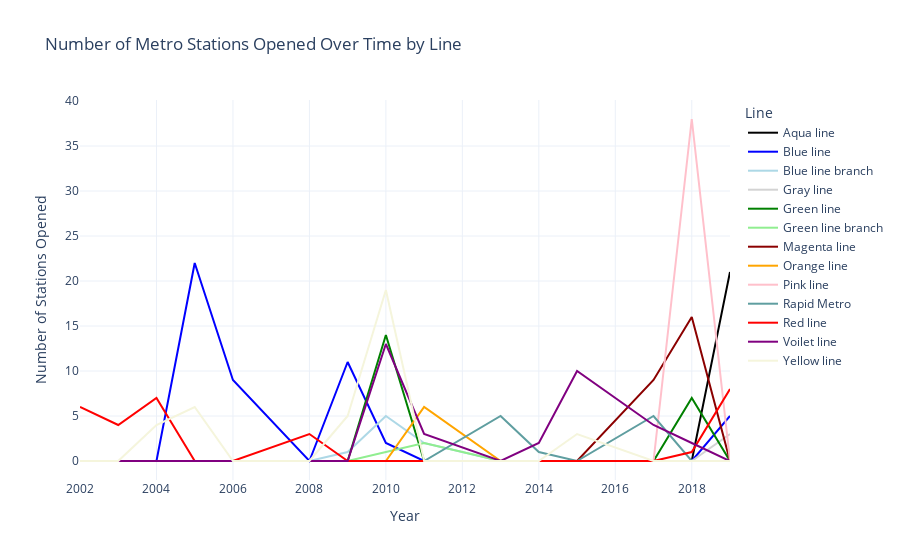

Notebook code cell kept with this figure:
### Markdown cell above
#### Line-Wise Growth in the Number of Stations

### Code cell
line_per_year = metro_data.groupby(['Line', 'Opening Year']).size().unstack(fill_value=0).stack().reset_index(name='Number of Stations')
fig_line_temporal = px.line(line_per_year, x='Opening Year', y='Number of Stations', color='Line',
                            title="Number of Metro Stations Opened Over Time by Line",
                            labels={'Opening Year': 'Year', 'Number of Stations': 'Number of Stations Opened'},color_discrete_map=line_colors)
fig_line_temporal.show()

### Figure 1 — Plotly figure (JSON) as saved in the notebook; plotly's stock layout.template omitted (floating-point values rounded to 4 significant figures)
{"data": [{"hovertemplate": "Line=Aqua line<br>Year=%{x}<br>Number of Stations Opened=%{y}<extra></extra>", "legendgroup": "Aqua line", "line": {"color": "black", "dash": "solid"}, "marker": {"symbol": "circle"}, "mode": "lines", "name": "Aqua line", "orientation": "v", "showlegend": true, "type": "scatter", "x": [2002, 2003, 2004, 2005, 2006, 2008, 2009, 2010, 2011, 2013, 2014, 2015, 2017, 2018, 2019], "xaxis": "x", "y": [0, 0, 0, 0, 0, 0, 0, 0, 0, 0, 0, 0, 0, 0, 21], "yaxis": "y"}, {"hovertemplate": "Line=Blue line<br>Year=%{x}<br>Number of Stations Opened=%{y}<extra></extra>", "legendgroup": "Blue line", "line": {"color": "blue", "dash": "solid"}, "marker": {"symbol": "circle"}, "mode": "lines", "name": "Blue line", "orientation": "v", "showlegend": true, "type": "scatter", "x": [2002, 2003, 2004, 2005, 2006, 2008, 2009, 2010, 2011, 2013, 2014, 2015, 2017, 2018, 2019], "xaxis": "x", "y": [0, 0, 0, 22, 9, 0, 11, 2, 0, 0, 0, 0, 0, 0, 5], "yaxis": "y"}, {"hovertemplate": "Line=Blue line branch<br>Year=%{x}<br>Number of Stations Opened=%{y}<extra></extra>", "legendgroup": "Blue line branch", "line": {"color": "lightblue", "dash": "solid"}, "marker": {"symbol": "circle"}, "mode": "lines", "name": "Blue line branch", "orientation": "v", "showlegend": true, "type": "scatter", "x": [2002, 2003, 2004, 2005, 2006, 2008, 2009, 2010, 2011, 2013, 2014, 2015, 2017, 2018, 2019], "xaxis": "x", "y": [0, 0, 0, 0, 0, 0, 1, 5, 2, 0, 0, 0, 0, 0, 0], "yaxis": "y"}, {"hovertemplate": "Line=Gray line<br>Year=%{x}<br>Number of Stations Opened=%{y}<extra></extra>", "legendgroup": "Gray line", "line": {"color": "lightgray", "dash": "solid"}, "marker": {"symbol": "circle"}, "mode": "lines", "name": "Gray line", "orientation": "v", "showlegend": true, "type": "scatter", "x": [2002, 2003, 2004, 2005, 2006, 2008, 2009, 2010, 2011, 2013, 2014, 2015, 2017, 2018, 2019], "xaxis": "x", "y": [0, 0, 0, 0, 0, 0, 0, 0, 0, 0, 0, 0, 0, 0, 3], "yaxis": "y"}, {"hovertemplate": "Line=Green line<br>Year=%{x}<br>Number of Stations Opened=%{y}<extra></extra>", "legendgroup": "Green line", "line": {"color": "green", "dash": "solid"}, "marker": {"symbol": "circle"}, "mode": "lines", "name": "Green line", "orientation": "v", "showlegend": true, "type": "scatter", "x": [2002, 2003, 2004, 2005, 2006, 2008, 2009, 2010, 2011, 2013, 2014, 2015, 2017, 2018, 2019], "xaxis": "x", "y": [0, 0, 0, 0, 0, 0, 0, 14, 0, 0, 0, 0, 0, 7, 0], "yaxis": "y"}, {"hovertemplate": "Line=Green line branch<br>Year=%{x}<br>Number of Stations Opened=%{y}<extra></extra>", "legendgroup": "Green line branch", "line": {"color": "lightgreen", "dash": "solid"}, "marker": {"symbol": "circle"}, "mode": "lines", "name": "Green line branch", "orientation": "v", "showlegend": true, "type": "scatter", "x": [2002, 2003, 2004, 2005, 2006, 2008, 2009, 2010, 2011, 2013, 2014, 2015, 2017, 2018, 2019], "xaxis": "x", "y": [0, 0, 0, 0, 0, 0, 0, 1, 2, 0, 0, 0, 0, 0, 0], "yaxis": "y"}, {"hovertemplate": "Line=Magenta line<br>Year=%{x}<br>Number of Stations Opened=%{y}<extra></extra>", "legendgroup": "Magenta line", "line": {"color": "darkred", "dash": "solid"}, "marker": {"symbol": "circle"}, "mode": "lines", "name": "Magenta line", "orientation": "v", "showlegend": true, "type": "scatter", "x": [2002, 2003, 2004, 2005, 2006, 2008, 2009, 2010, 2011, 2013, 2014, 2015, 2017, 2018, 2019], "xaxis": "x", "y": [0, 0, 0, 0, 0, 0, 0, 0, 0, 0, 0, 0, 9, 16, 0], "yaxis": "y"}, {"hovertemplate": "Line=Orange line<br>Year=%{x}<br>Number of Stations Opened=%{y}<extra></extra>", "legendgroup": "Orange line", "line": {"color": "orange", "dash": "solid"}, "marker": {"symbol": "circle"}, "mode": "lines", "name": "Orange line", "orientation": "v", "showlegend": true, "type": "scatter", "x": [2002, 2003, 2004, 2005, 2006, 2008, 2009, 2010, 2011, 2013, 2014, 2015, 2017, 2018, 2019], "xaxis": "x", "y": [0, 0, 0, 0, 0, 0, 0, 0, 6, 0, 0, 0, 0, 0, 0], "yaxis": "y"}, {"hovertemplate": "Line=Pink line<br>Year=%{x}<br>Number of Stations Opened=%{y}<extra></extra>", "legendgroup": "Pink line", "line": {"color": "pink", "dash": "solid"}, "marker": {"symbol": "circle"}, "mode": "lines", "name": "Pink line", "orientation": "v", "showlegend": true, "type": "scatter", "x": [2002, 2003, 2004, 2005, 2006, 2008, 2009, 2010, 2011, 2013, 2014, 2015, 2017, 2018, 2019], "xaxis": "x", "y": [0, 0, 0, 0, 0, 0, 0, 0, 0, 0, 0, 0, 0, 38, 0], "yaxis": "y"}, {"hovertemplate": "Line=Rapid Metro<br>Year=%{x}<br>Number of Stations Opened=%{y}<extra></extra>", "legendgroup": "Rapid Metro", "line": {"color": "cadetblue", "dash": "solid"}, "marker": {"symbol": "circle"}, "mode": "lines", "name": "Rapid Metro", "orientation": "v", "showlegend": true, "type": "scatter", "x": [2002, 2003, 2004, 2005, 2006, 2008, 2009, 2010, 2011, 2013, 2014, 2015, 2017, 2018, 2019], "xaxis": "x", "y": [0, 0, 0, 0, 0, 0, 0, 0, 0, 5, 1, 0, 5, 0, 0], "yaxis": "y"}, {"hovertemplate": "Line=Red line<br>Year=%{x}<br>Number of Stations Opened=%{y}<extra></extra>", "legendgroup": "Red line", "line": {"color": "red", "dash": "solid"}, "marker": {"symbol": "circle"}, "mode": "lines", "name": "Red line", "orientation": "v", "showlegend": true, "type": "scatter", "x": [2002, 2003, 2004, 2005, 2006, 2008, 2009, 2010, 2011, 2013, 2014, 2015, 2017, 2018, 2019], "xaxis": "x", "y": [6, 4, 7, 0, 0, 3, 0, 0, 0, 0, 0, 0, 0, 1, 8], "yaxis": "y"}, {"hovertemplate": "Line=Voilet line<br>Year=%{x}<br>Number of Stations Opened=%{y}<extra></extra>", "legendgroup": "Voilet line", "line": {"color": "purple", "dash": "solid"}, "marker": {"symbol": "circle"}, "mode": "lines", "name": "Voilet line", "orientation": "v", "showlegend": true, "type": "scatter", "x": [2002, 2003, 2004, 2005, 2006, 2008, 2009, 2010, 2011, 2013, 2014, 2015, 2017, 2018, 2019], "xaxis": "x", "y": [0, 0, 0, 0, 0, 0, 0, 13, 3, 0, 2, 10, 4, 2, 0], "yaxis": "y"}, {"hovertemplate": "Line=Yellow line<br>Year=%{x}<br>Number of Stations Opened=%{y}<extra></extra>", "legendgroup": "Yellow line", "line": {"color": "beige", "dash": "solid"}, "marker": {"symbol": "circle"}, "mode": "lines", "name": "Yellow line", "orientation": "v", "showlegend": true, "type": "scatter", "x": [2002, 2003, 2004, 2005, 2006, 2008, 2009, 2010, 2011, 2013, 2014, 2015, 2017, 2018, 2019], "xaxis": "x", "y": [0, 0, 4, 6, 0, 0, 5, 19, 0, 0, 0, 3, 0, 0, 0], "yaxis": "y"}], "layout": {"legend": {"title": {"text": "Line"}, "tracegroupgap": 0}, "title": {"text": "Number of Metro Stations Opened Over Time by Line"}, "xaxis": {"anchor": "y", "domain": [0, 1], "title": {"text": "Year"}}, "yaxis": {"anchor": "x", "domain": [0, 1], "title": {"text": "Number of Stations Opened"}}}}
